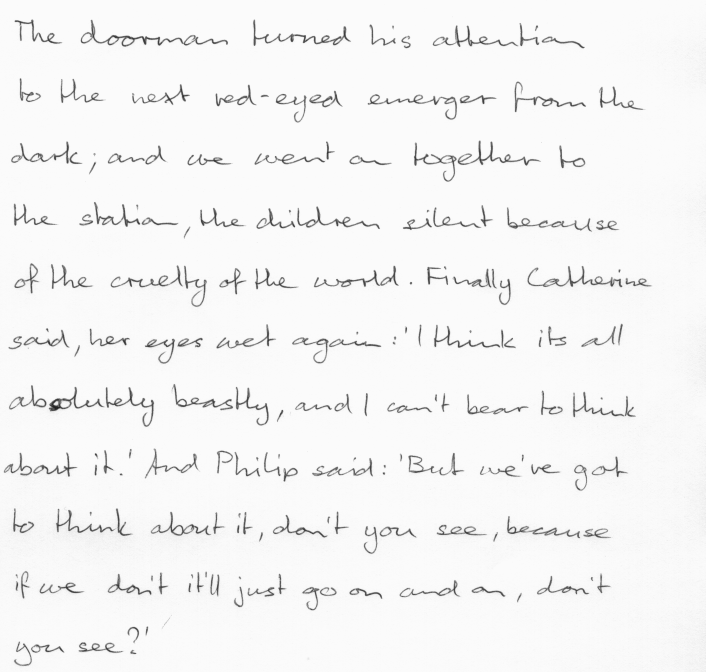
#> input picture samples/sample_2.png, 2116 x 2016 px (shown at 1/3 size)
$ python make_test_form.py
#> lines starting #> are read from the running program, lines starting #| are printed output that depends on the picture
#> in main, `img = Image.new('L', (1700, 1250), 255)`: img: PIL image 1700x1250 L; every value is 255
#!/usr/bin/env python3
"""Build samples/form_mixed.png: a printed form with handwritten answers (cut from sample_2.png), a printed
table, a slight tilt and scanner noise. Used to test auto mode and structure extraction."""
from pathlib import Path

import cv2
import numpy as np
from PIL import Image, ImageDraw, ImageFont

ROOT = Path(__file__).resolve().parent.parent
FONT = '/usr/share/fonts/truetype/dejavu/DejaVuSans.ttf'
FONT_BOLD = '/usr/share/fonts/truetype/dejavu/DejaVuSans-Bold.ttf'

# (x0, y0, x1, y1) of handwritten words in samples/sample_2.png
HANDWRITING = {
    'Catherine': (1570, 790, 1960, 915),
    'Philip': (640, 1340, 875, 1470),
    'absolutely beastly': (15, 1135, 885, 1285),
}


def handwriting(name: str, height: int) -> Image.Image:
#> called with name = 'Catherine', height = 80
    page = cv2.imread(str(ROOT / 'samples' / 'sample_2.png'), cv2.IMREAD_GRAYSCALE)
#> page is the input picture: shape (2016, 2116); min 30, max 251, mean 244.8
    x0, y0, x1, y1 = HANDWRITING[name]
    crop = page[y0:y1, x0:x1]
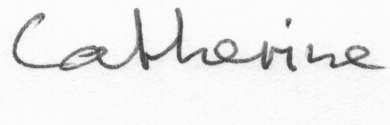
#> crop: shape (125, 390); min 55, max 251, mean 237.9
    f = height / crop.shape[0]
#> f = 0.64
    return Image.fromarray(cv2.resize(crop, None, fx=f, fy=f, interpolation=cv2.INTER_AREA))
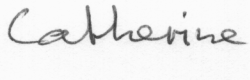
#> returned value: PIL image 250x80 L; min 65, max 251, mean 238


def main() -> None:
    img = Image.new('L', (1700, 1250), 255)
    draw = ImageDraw.Draw(img)
    font, bold, title = ImageFont.truetype(FONT, 30), ImageFont.truetype(FONT_BOLD, 30), ImageFont.truetype(FONT_BOLD, 44)

    draw.text((80, 60), 'PATIENT INTAKE FORM', font=title, fill=0)
    draw.text((80, 150), 'Clinic: Riverside Family Practice', font=font, fill=0)
    draw.text((1100, 150), 'Date: 04/11/2026', font=font, fill=0)

    for y, label, word in [(240, 'Patient name:', 'Catherine'), (340, 'Referred by:', 'Philip'),
                           (440, 'Notes:', 'absolutely beastly')]:
        draw.text((80, y), label, font=font, fill=0)
        hw = handwriting(word, 80)
        x = 420
        img.paste(Image.fromarray(np.minimum(np.asarray(img.crop((x, y - 30, x + hw.width, y - 30 + hw.height))),
                                             np.asarray(hw))), (x, y - 30))
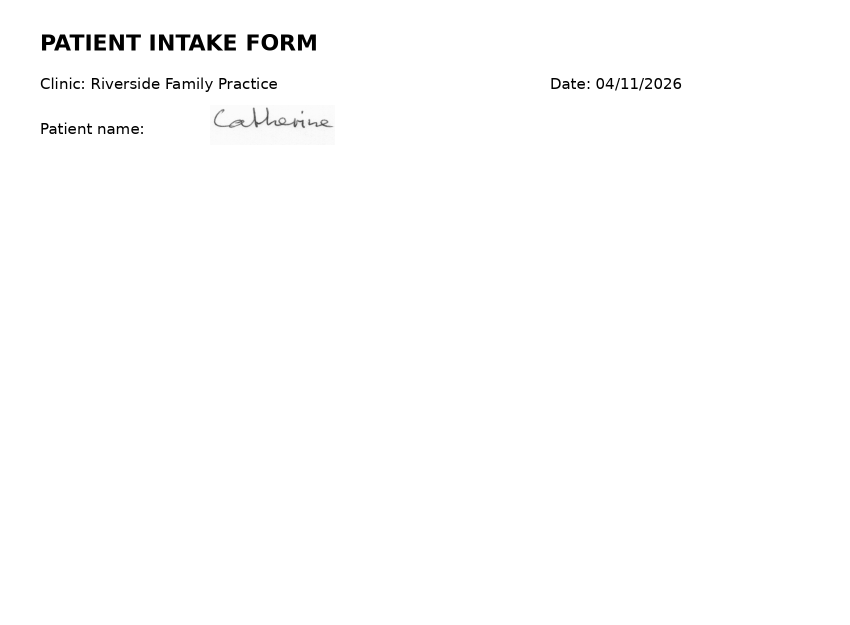
#> img: PIL image 1700x1250 L (shown at 1/2 size); min 0, max 255, mean 253.1
        draw.line((x - 10, y + 45, x + 600, y + 45), fill=0, width=2)  # answer line

    draw.text((80, 560), 'Blood pressure: 120/80 mmHg', font=font, fill=0)
    draw.text((1100, 560), 'Heart rate: 72 bpm', font=font, fill=0)
    draw.text((80, 630), 'Phone: +1 (555) 013-2244', font=font, fill=0)
    draw.text((1100, 630), 'Email: front.desk@example.com', font=font, fill=0)

    rows = [('Medication', 'Dose', 'Frequency'), ('Metformin', '500 mg', 'Twice daily'),
            ('Amlodipine', '5 mg', 'Once daily'), ('Salbutamol', '100 mcg', 'As needed')]
    for i, (a, b, c) in enumerate(rows):
        y = 760 + i * 80
        f = bold if i == 0 else font
        draw.text((100, y), a, font=f, fill=0)
        draw.text((700, y), b, font=f, fill=0)
        draw.text((1100, y), c, font=f, fill=0)
        draw.line((80, y + 55, 1620, y + 55), fill=0, width=2)

    page = np.asarray(img).astype(np.float32)
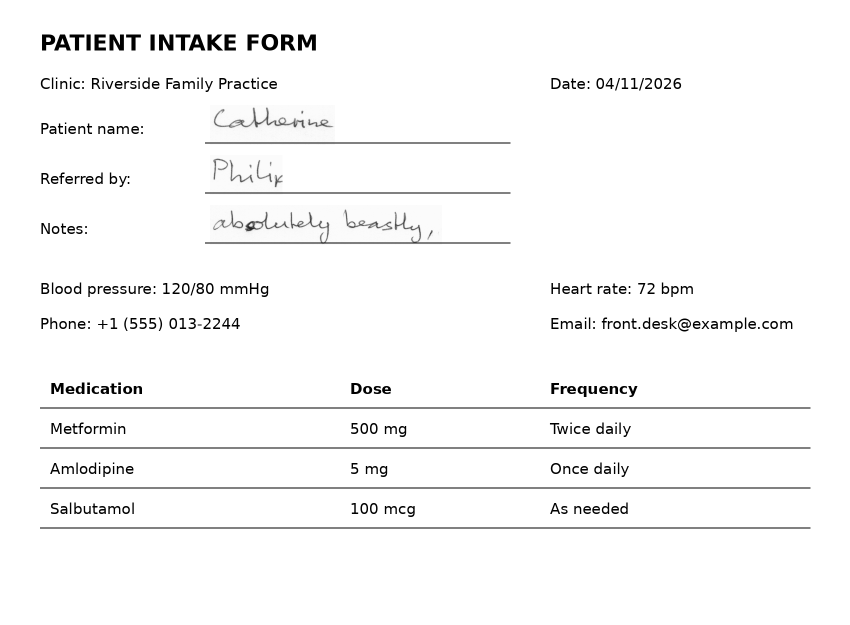
#> page: shape (1250, 1700) float32 (shown at 1/2 size); min 0, max 255, mean 247.8
    h, w = page.shape
#> h = 1250; w = 1700
    m = cv2.getRotationMatrix2D((w / 2, h / 2), -1.5, 1.0)
    page = cv2.warpAffine(page, m, (w, h), borderValue=255)
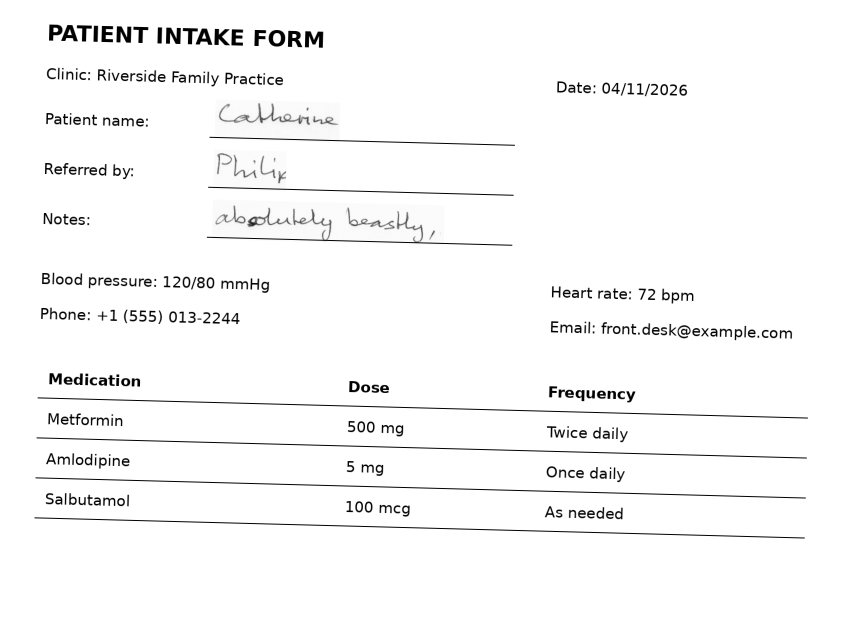
#> page: shape (1250, 1700) float32 (shown at 1/2 size); min 0, max 255, mean 247.8
    rng = np.random.default_rng(0)
    page = page * np.linspace(0.85, 1.0, w)[None, :] + rng.normal(0, 6, page.shape)  # uneven light + noise
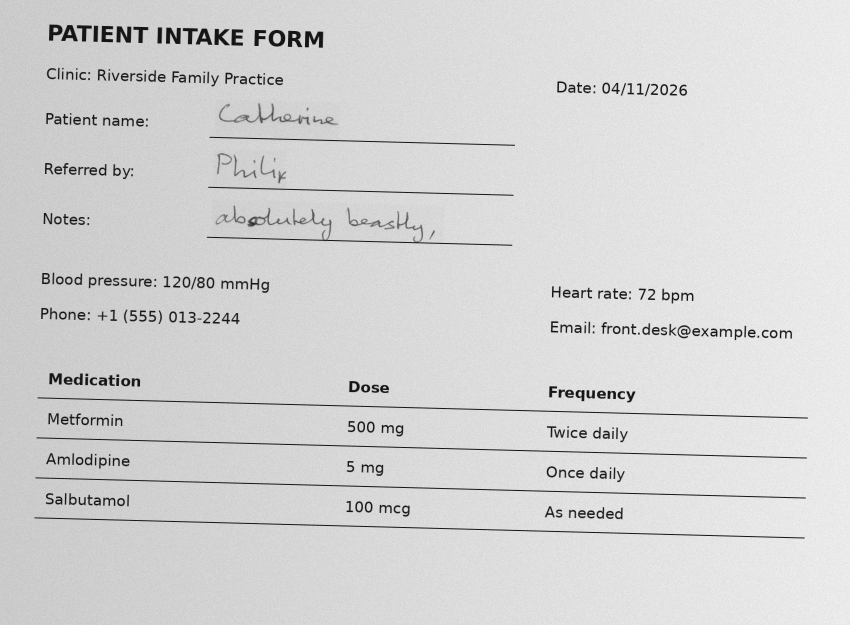
#> page: shape (1250, 1700) float64 (shown at 1/2 size); min -25.76, max 279.5, mean 229.3; drawn with min black and max white
    cv2.imwrite(str(ROOT / 'samples' / 'form_mixed.png'), np.clip(page, 0, 255).astype(np.uint8))
    print('wrote samples/form_mixed.png')


if __name__ == '__main__':
    main()
